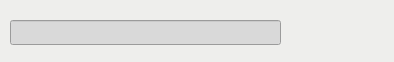
<?xml version="1.0" encoding="UTF-8"?>
<ui version="4.0">
 <class>AddDirectoryDialog</class>
 <widget class="QDialog" name="AddDirectoryDialog">
  <property name="geometry">
   <rect>
    <x>0</x>
    <y>0</y>
    <width>394</width>
    <height>62</height>
   </rect>
  </property>
  <property name="windowTitle">
   <string>Add Directory</string>
  </property>
  <property name="windowIcon">
   <iconset resource="icons.qrc">
    <normaloff>:/svgs/svg/file.svg</normaloff>:/svgs/svg/file.svg</iconset>
  </property>
  <property name="styleSheet">
   <string notr="true">background-color: rgb(238, 238, 236);</string>
  </property>
  <widget class="QPushButton" name="addName">
   <property name="geometry">
    <rect>
     <x>300</x>
     <y>10</y>
     <width>41</width>
     <height>41</height>
    </rect>
   </property>
   <property name="text">
    <string/>
   </property>
   <property name="icon">
    <iconset resource="icons.qrc">
     <normaloff>:/svgs/svg/accept.svg</normaloff>:/svgs/svg/accept.svg</iconset>
   </property>
   <property name="iconSize">
    <size>
     <width>30</width>
     <height>30</height>
    </size>
   </property>
   <property name="flat">
    <bool>true</bool>
   </property>
  </widget>
  <widget class="QPushButton" name="cancel">
   <property name="geometry">
    <rect>
     <x>350</x>
     <y>10</y>
     <width>41</width>
     <height>41</height>
    </rect>
   </property>
   <property name="text">
    <string/>
   </property>
   <property name="icon">
    <iconset resource="icons.qrc">
     <normaloff>:/svgs/svg/close.svg</normaloff>:/svgs/svg/close.svg</iconset>
   </property>
   <property name="iconSize">
    <size>
     <width>30</width>
     <height>30</height>
    </size>
   </property>
   <property name="flat">
    <bool>true</bool>
   </property>
  </widget>
  <widget class="QLineEdit" name="nameInput">
   <property name="geometry">
    <rect>
     <x>10</x>
     <y>20</y>
     <width>271</width>
     <height>25</height>
    </rect>
   </property>
   <property name="styleSheet">
    <string notr="true">background-color: rgb(217, 217, 217);</string>
   </property>
   <property name="inputMask">
    <string/>
   </property>
   <property name="text">
    <string/>
   </property>
  </widget>
 </widget>
 <resources>
  <include location="icons.qrc"/>
 </resources>
 <connections>
  <connection>
   <sender>cancel</sender>
   <signal>clicked()</signal>
   <receiver>AddDirectoryDialog</receiver>
   <slot>close()</slot>
   <hints>
    <hint type="sourcelabel">
     <x>370</x>
     <y>30</y>
    </hint>
    <hint type="destinationlabel">
     <x>196</x>
     <y>30</y>
    </hint>
   </hints>
  </connection>
 </connections>
</ui>
